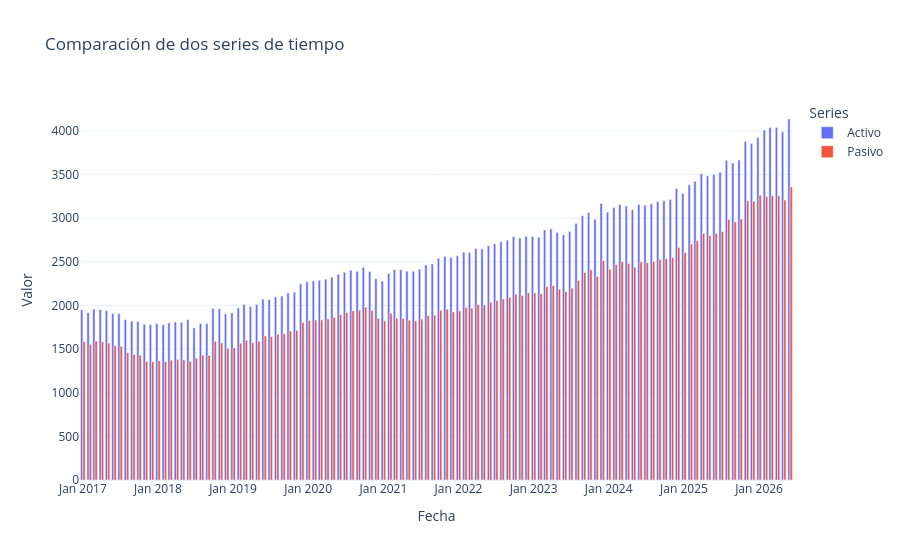

Here is the notebook cell this chart was saved with:
### Code cell
v_periodo = df[df['sofipo'] == 'Fincomún']['periodo']
v_act_finco = df[df['sofipo'] == 'Fincomún']['Activo']
v_pasv_finco = df[df['sofipo'] == 'Fincomún']['Pasivo']

fig = go.Figure()

fig.add_trace(go.Bar(
    x=v_periodo,
    y=v_act_finco,
    name="Activo"
))

fig.add_trace(go.Bar(
    x=v_periodo,
    y=v_pasv_finco,
    name="Pasivo"
))

fig.update_layout(
    barmode="group",  # "group" para barras lado a lado, "stack" para apiladas
    title="Comparación de dos series de tiempo",
    xaxis_title="Fecha",
    yaxis_title="Valor",
    xaxis=dict(tickformat="%b %Y"),
    legend_title="Series",
    template="plotly_white"
)

fig.show()
